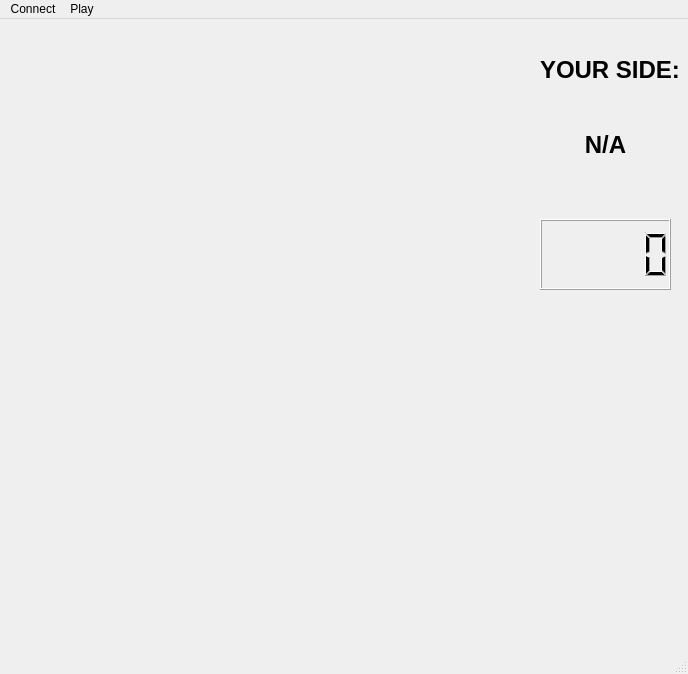
<?xml version="1.0" encoding="UTF-8"?>
<ui version="4.0">
 <class>MainWindow</class>
 <widget class="QMainWindow" name="MainWindow">
  <property name="geometry">
   <rect>
    <x>0</x>
    <y>0</y>
    <width>688</width>
    <height>674</height>
   </rect>
  </property>
  <property name="windowTitle">
   <string>MainWindow</string>
  </property>
  <widget class="QWidget" name="centralwidget">
   <widget class="QLabel" name="label">
    <property name="geometry">
     <rect>
      <x>0</x>
      <y>0</y>
      <width>531</width>
      <height>631</height>
     </rect>
    </property>
    <property name="text">
     <string/>
    </property>
    <property name="pixmap">
     <pixmap resource="resource.qrc">:/new/prefix1/res/png/chessboard.png</pixmap>
    </property>
    <property name="scaledContents">
     <bool>true</bool>
    </property>
   </widget>
   <widget class="QWidget" name="layoutWidget">
    <property name="geometry">
     <rect>
      <x>0</x>
      <y>0</y>
      <width>531</width>
      <height>271</height>
     </rect>
    </property>
    <layout class="QGridLayout" name="gridLayout">
     <property name="sizeConstraint">
      <enum>QLayout::SetDefaultConstraint</enum>
     </property>
     <item row="0" column="0">
      <widget class="QLabel" name="label_2">
       <property name="text">
        <string/>
       </property>
      </widget>
     </item>
     <item row="0" column="1">
      <widget class="QLabel" name="label_3">
       <property name="text">
        <string/>
       </property>
      </widget>
     </item>
     <item row="0" column="2">
      <widget class="QLabel" name="label_4">
       <property name="text">
        <string/>
       </property>
      </widget>
     </item>
     <item row="0" column="3">
      <widget class="QLabel" name="label_5">
       <property name="text">
        <string/>
       </property>
      </widget>
     </item>
     <item row="0" column="4">
      <widget class="QLabel" name="label_6">
       <property name="text">
        <string/>
       </property>
      </widget>
     </item>
     <item row="1" column="0">
      <widget class="QLabel" name="label_7">
       <property name="text">
        <string/>
       </property>
      </widget>
     </item>
     <item row="1" column="1">
      <widget class="QLabel" name="label_8">
       <property name="text">
        <string/>
       </property>
      </widget>
     </item>
     <item row="1" column="2">
      <widget class="QLabel" name="label_9">
       <property name="text">
        <string/>
       </property>
      </widget>
     </item>
     <item row="1" column="3">
      <widget class="QLabel" name="label_10">
       <property name="text">
        <string/>
       </property>
      </widget>
     </item>
     <item row="1" column="4">
      <widget class="QLabel" name="label_11">
       <property name="text">
        <string/>
       </property>
      </widget>
     </item>
     <item row="2" column="0">
      <widget class="QLabel" name="label_12">
       <property name="text">
        <string/>
       </property>
      </widget>
     </item>
     <item row="2" column="1">
      <widget class="QLabel" name="label_13">
       <property name="text">
        <string/>
       </property>
      </widget>
     </item>
     <item row="2" column="2">
      <widget class="QLabel" name="label_14">
       <property name="text">
        <string/>
       </property>
      </widget>
     </item>
     <item row="2" column="3">
      <widget class="QLabel" name="label_15">
       <property name="text">
        <string/>
       </property>
      </widget>
     </item>
     <item row="2" column="4">
      <widget class="QLabel" name="label_16">
       <property name="text">
        <string/>
       </property>
      </widget>
     </item>
     <item row="3" column="0">
      <widget class="QLabel" name="label_17">
       <property name="text">
        <string/>
       </property>
      </widget>
     </item>
     <item row="3" column="1">
      <widget class="QLabel" name="label_18">
       <property name="text">
        <string/>
       </property>
      </widget>
     </item>
     <item row="3" column="2">
      <widget class="QLabel" name="label_19">
       <property name="text">
        <string/>
       </property>
      </widget>
     </item>
     <item row="3" column="3">
      <widget class="QLabel" name="label_20">
       <property name="text">
        <string/>
       </property>
      </widget>
     </item>
     <item row="3" column="4">
      <widget class="QLabel" name="label_21">
       <property name="text">
        <string/>
       </property>
      </widget>
     </item>
     <item row="4" column="0">
      <widget class="QLabel" name="label_22">
       <property name="text">
        <string/>
       </property>
      </widget>
     </item>
     <item row="4" column="1">
      <widget class="QLabel" name="label_23">
       <property name="text">
        <string/>
       </property>
      </widget>
     </item>
     <item row="4" column="2">
      <widget class="QLabel" name="label_24">
       <property name="text">
        <string/>
       </property>
      </widget>
     </item>
     <item row="4" column="3">
      <widget class="QLabel" name="label_25">
       <property name="text">
        <string/>
       </property>
      </widget>
     </item>
     <item row="4" column="4">
      <widget class="QLabel" name="label_26">
       <property name="text">
        <string/>
       </property>
      </widget>
     </item>
     <item row="5" column="0">
      <widget class="QLabel" name="label_27">
       <property name="text">
        <string/>
       </property>
      </widget>
     </item>
     <item row="5" column="1">
      <widget class="QLabel" name="label_28">
       <property name="text">
        <string/>
       </property>
      </widget>
     </item>
     <item row="5" column="2">
      <widget class="QLabel" name="label_29">
       <property name="text">
        <string/>
       </property>
      </widget>
     </item>
     <item row="5" column="3">
      <widget class="QLabel" name="label_30">
       <property name="text">
        <string/>
       </property>
      </widget>
     </item>
     <item row="5" column="4">
      <widget class="QLabel" name="label_31">
       <property name="text">
        <string/>
       </property>
      </widget>
     </item>
    </layout>
   </widget>
   <widget class="QWidget" name="layoutWidget">
    <property name="geometry">
     <rect>
      <x>0</x>
      <y>360</y>
      <width>531</width>
      <height>271</height>
     </rect>
    </property>
    <layout class="QGridLayout" name="gridLayout_2">
     <item row="2" column="4">
      <widget class="QLabel" name="label_46">
       <property name="text">
        <string/>
       </property>
      </widget>
     </item>
     <item row="0" column="2">
      <widget class="QLabel" name="label_34">
       <property name="sizePolicy">
        <sizepolicy hsizetype="Preferred" vsizetype="Preferred">
         <horstretch>0</horstretch>
         <verstretch>0</verstretch>
        </sizepolicy>
       </property>
       <property name="text">
        <string/>
       </property>
      </widget>
     </item>
     <item row="4" column="2">
      <widget class="QLabel" name="label_54">
       <property name="text">
        <string/>
       </property>
      </widget>
     </item>
     <item row="5" column="4">
      <widget class="QLabel" name="label_61">
       <property name="text">
        <string/>
       </property>
      </widget>
     </item>
     <item row="1" column="3">
      <widget class="QLabel" name="label_40">
       <property name="text">
        <string/>
       </property>
      </widget>
     </item>
     <item row="2" column="1">
      <widget class="QLabel" name="label_43">
       <property name="text">
        <string/>
       </property>
      </widget>
     </item>
     <item row="5" column="3">
      <widget class="QLabel" name="label_60">
       <property name="text">
        <string/>
       </property>
      </widget>
     </item>
     <item row="1" column="1">
      <widget class="QLabel" name="label_38">
       <property name="text">
        <string/>
       </property>
      </widget>
     </item>
     <item row="0" column="4">
      <widget class="QLabel" name="label_36">
       <property name="text">
        <string/>
       </property>
      </widget>
     </item>
     <item row="3" column="0">
      <widget class="QLabel" name="label_47">
       <property name="text">
        <string/>
       </property>
      </widget>
     </item>
     <item row="2" column="0">
      <widget class="QLabel" name="label_42">
       <property name="text">
        <string/>
       </property>
      </widget>
     </item>
     <item row="1" column="2">
      <widget class="QLabel" name="label_39">
       <property name="text">
        <string/>
       </property>
      </widget>
     </item>
     <item row="3" column="3">
      <widget class="QLabel" name="label_50">
       <property name="text">
        <string/>
       </property>
      </widget>
     </item>
     <item row="5" column="0">
      <widget class="QLabel" name="label_57">
       <property name="text">
        <string/>
       </property>
      </widget>
     </item>
     <item row="4" column="0">
      <widget class="QLabel" name="label_52">
       <property name="text">
        <string/>
       </property>
      </widget>
     </item>
     <item row="4" column="4">
      <widget class="QLabel" name="label_56">
       <property name="text">
        <string/>
       </property>
      </widget>
     </item>
     <item row="3" column="2">
      <widget class="QLabel" name="label_49">
       <property name="text">
        <string/>
       </property>
      </widget>
     </item>
     <item row="5" column="2">
      <widget class="QLabel" name="label_59">
       <property name="text">
        <string/>
       </property>
      </widget>
     </item>
     <item row="4" column="1">
      <widget class="QLabel" name="label_53">
       <property name="text">
        <string/>
       </property>
      </widget>
     </item>
     <item row="0" column="3">
      <widget class="QLabel" name="label_35">
       <property name="text">
        <string/>
       </property>
      </widget>
     </item>
     <item row="2" column="3">
      <widget class="QLabel" name="label_45">
       <property name="text">
        <string/>
       </property>
      </widget>
     </item>
     <item row="5" column="1">
      <widget class="QLabel" name="label_58">
       <property name="text">
        <string/>
       </property>
      </widget>
     </item>
     <item row="3" column="1">
      <widget class="QLabel" name="label_48">
       <property name="text">
        <string/>
       </property>
      </widget>
     </item>
     <item row="0" column="1">
      <widget class="QLabel" name="label_33">
       <property name="text">
        <string/>
       </property>
      </widget>
     </item>
     <item row="1" column="4">
      <widget class="QLabel" name="label_41">
       <property name="text">
        <string/>
       </property>
      </widget>
     </item>
     <item row="2" column="2">
      <widget class="QLabel" name="label_44">
       <property name="text">
        <string/>
       </property>
      </widget>
     </item>
     <item row="3" column="4">
      <widget class="QLabel" name="label_51">
       <property name="text">
        <string/>
       </property>
      </widget>
     </item>
     <item row="4" column="3">
      <widget class="QLabel" name="label_55">
       <property name="text">
        <string/>
       </property>
      </widget>
     </item>
     <item row="1" column="0">
      <widget class="QLabel" name="label_37">
       <property name="text">
        <string/>
       </property>
      </widget>
     </item>
     <item row="0" column="0">
      <widget class="QLabel" name="label_32">
       <property name="text">
        <string/>
       </property>
      </widget>
     </item>
    </layout>
   </widget>
   <widget class="QLabel" name="label_62">
    <property name="geometry">
     <rect>
      <x>540</x>
      <y>330</y>
      <width>131</width>
      <height>71</height>
     </rect>
    </property>
    <property name="font">
     <font>
      <pointsize>18</pointsize>
      <weight>75</weight>
      <bold>true</bold>
     </font>
    </property>
    <property name="text">
     <string/>
    </property>
    <property name="alignment">
     <set>Qt::AlignLeading|Qt::AlignLeft|Qt::AlignVCenter</set>
    </property>
    <property name="wordWrap">
     <bool>true</bool>
    </property>
   </widget>
   <widget class="QLabel" name="label_63">
    <property name="geometry">
     <rect>
      <x>540</x>
      <y>90</y>
      <width>131</width>
      <height>71</height>
     </rect>
    </property>
    <property name="font">
     <font>
      <pointsize>18</pointsize>
      <weight>75</weight>
      <bold>true</bold>
     </font>
    </property>
    <property name="text">
     <string>N/A</string>
    </property>
    <property name="alignment">
     <set>Qt::AlignCenter</set>
    </property>
   </widget>
   <widget class="QLCDNumber" name="lcdNumber">
    <property name="geometry">
     <rect>
      <x>540</x>
      <y>200</y>
      <width>131</width>
      <height>71</height>
     </rect>
    </property>
   </widget>
   <widget class="QLabel" name="label_65">
    <property name="geometry">
     <rect>
      <x>540</x>
      <y>30</y>
      <width>141</width>
      <height>41</height>
     </rect>
    </property>
    <property name="font">
     <font>
      <pointsize>18</pointsize>
      <weight>75</weight>
      <bold>true</bold>
     </font>
    </property>
    <property name="text">
     <string>YOUR SIDE:</string>
    </property>
   </widget>
   <widget class="QLabel" name="label_64">
    <property name="geometry">
     <rect>
      <x>540</x>
      <y>450</y>
      <width>131</width>
      <height>71</height>
     </rect>
    </property>
    <property name="font">
     <font>
      <pointsize>18</pointsize>
      <weight>75</weight>
      <bold>true</bold>
     </font>
    </property>
    <property name="text">
     <string/>
    </property>
    <property name="wordWrap">
     <bool>true</bool>
    </property>
   </widget>
  </widget>
  <widget class="QMenuBar" name="menubar">
   <property name="geometry">
    <rect>
     <x>0</x>
     <y>0</y>
     <width>688</width>
     <height>21</height>
    </rect>
   </property>
   <widget class="QMenu" name="menu">
    <property name="title">
     <string>Connect</string>
    </property>
    <addaction name="actioncreate_connection"/>
    <addaction name="actionconnect"/>
    <addaction name="actionDisconnect"/>
   </widget>
   <widget class="QMenu" name="menuPlay">
    <property name="title">
     <string>Play</string>
    </property>
    <addaction name="actionStart"/>
    <addaction name="actionAdmit_defeat"/>
   </widget>
   <addaction name="menu"/>
   <addaction name="menuPlay"/>
  </widget>
  <widget class="QStatusBar" name="statusbar"/>
  <action name="actioncreate_connection">
   <property name="text">
    <string>Create the connection</string>
   </property>
  </action>
  <action name="actionconnect">
   <property name="text">
    <string>Connect the Server</string>
   </property>
  </action>
  <action name="actionDisconnect">
   <property name="text">
    <string>Disconnect</string>
   </property>
  </action>
  <action name="actionStart">
   <property name="text">
    <string>Start</string>
   </property>
  </action>
  <action name="actionAdmit_defeat">
   <property name="text">
    <string>Admit defeat</string>
   </property>
  </action>
 </widget>
 <resources>
  <include location="resource.qrc"/>
 </resources>
 <connections/>
</ui>
